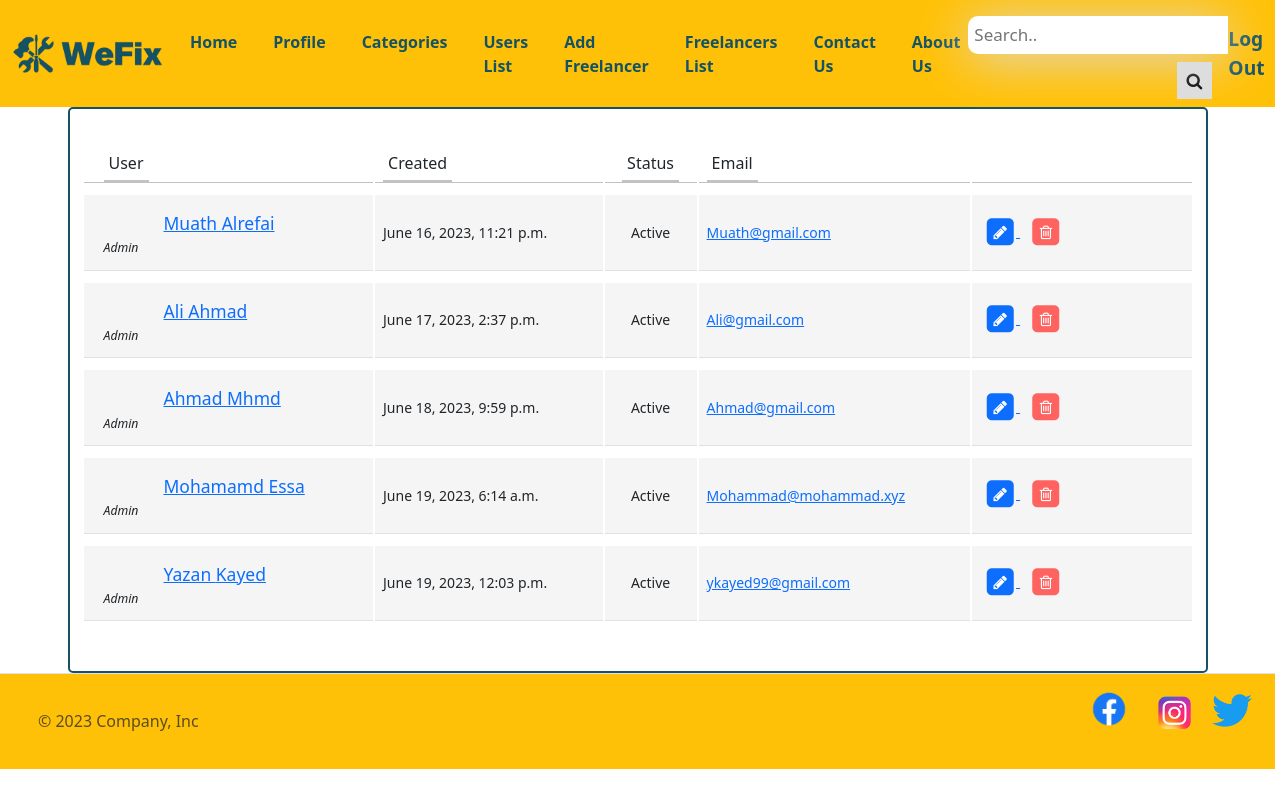
/userslist (signed in), run on an earlier commit of the app's database.
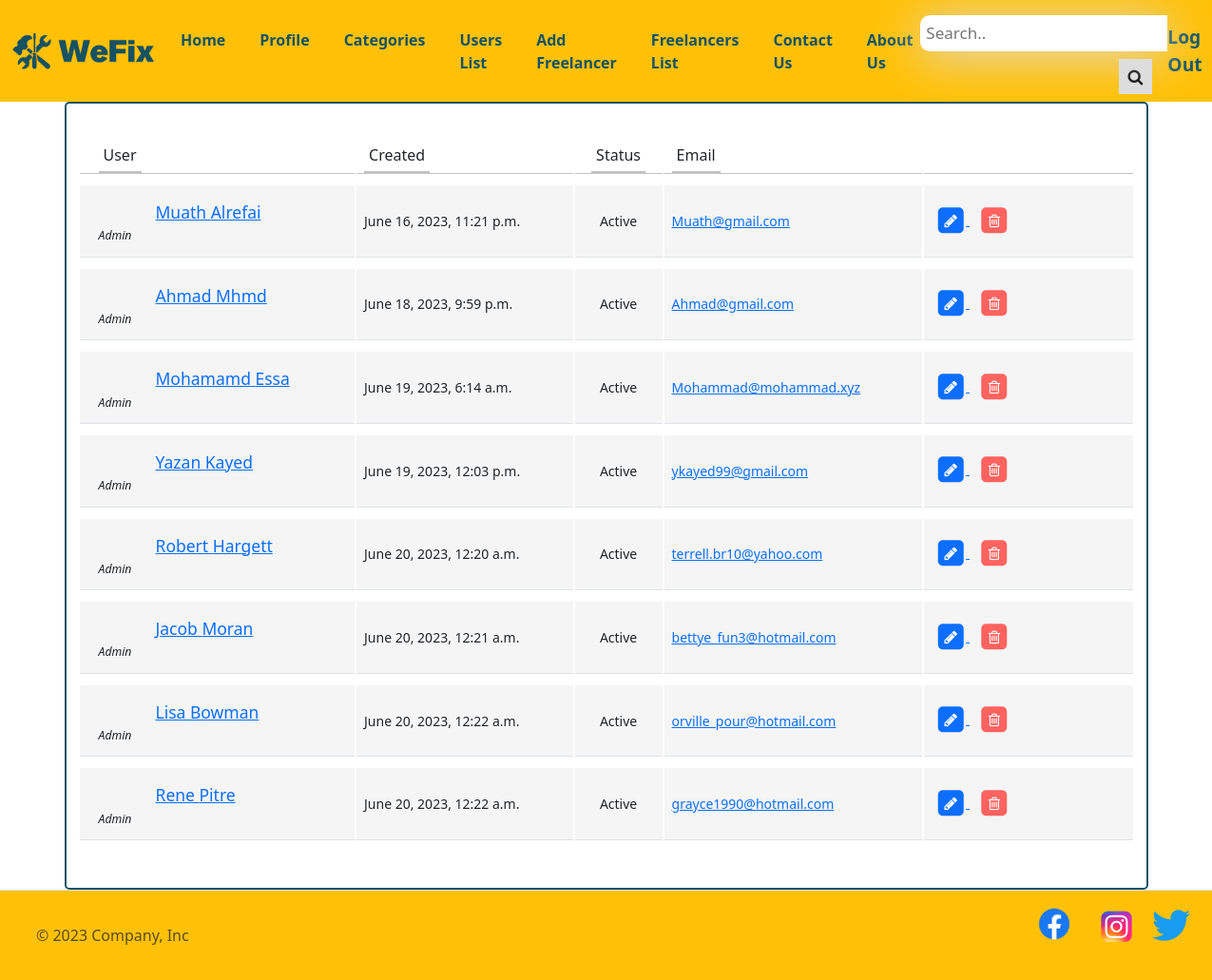
And on a later commit of the database.
### login_app/models.py (models this page shows)
class User(models.Model):
    first_name = models.CharField(max_length=45)
    last_name = models.CharField(max_length=45)
    email= models.CharField(max_length=45)
    password = models.CharField(max_length=45)
    phone_number = models.CharField(max_length=10)
    address = models.CharField(max_length=45 , default=None)
    created_at = models.DateTimeField(auto_now_add=True)
    updated_at = models.DateTimeField(auto_now=True)
    objects = UserManager()

### main_app/views.py (the view)
def show_all_users(request):
    if 'userid' not in request.session:
        return redirect ('/')
    if request.session['userid'] == 1:
        context = {
        "users" : models.show_all_users_models()
    }
        return render (request , "allusers.html" , context)
    else:
        return redirect ('/')

### main_app/models.py (called while the page is built)
def show_all_users_models():
    return User.objects.exclude(id = 1)

### main_app/templates/allusers.html (shortened to what this page needs)
<!doctype html>
<html lang="en">
<head>
  {%load static%}
  <link rel="stylesheet" href="{% static 'css/style.css' %}">
  <link rel="stylesheet" href="https://cdnjs.cloudflare.com/ajax/libs/font-awesome/4.7.0/css/font-awesome.min.css">
  <link href="https://cdn.jsdelivr.net/npm/bootstrap@5.3.0/dist/css/bootstrap.min.css" rel="stylesheet"
>
</head>
<body>
<nav class="navbar navbar-expand-lg bg-warning">
    <div class="container-fluid">
        <a href="/"><img class="logo-img" src="{% static 'img/logo.png' %}" alt="logo"></a>
        <div class="collapse navbar-collapse" id="navbarSupportedContent">
            <ul class="navbar-nav me-auto mb-2 mb-lg-0">
                <li class="nav-item">
                    <a id="nav-link" class="nav-link active" aria-current="page" href="/">Home</a>
                </li>
                <li class="nav-item">
                    <a id="nav-link" class="nav-link active" aria-current="page" href="/profile">Profile</a>
                </li>
                <li class="nav-item">
                    <a id="nav-link" class="nav-link active" aria-current="page" href="/category">Categories</a>
                </li>
                <li class="nav-item">
                    <a id="nav-link" class="nav-link active" aria-current="page" href="/userslist">Users List</a>
                </li>
                <li class="nav-item">
                    <a id="nav-link" class="nav-link active" aria-current="page" href="/registerfreelancer">Add
                        Freelancer</a>
                </li>
                <li class="nav-item">
                    <a id="nav-link" class="nav-link active" aria-current="page" href="/showfreelancer">Freelancers
                        List</a>
                </li>
                <li class="nav-item">
                    <a id="nav-link" class="nav-link active" aria-current="page" href="/contact">Contact Us</a>
                </li>
                <li class="nav-item">
                    <a id="nav-link" class="nav-link active" aria-current="page" href="/#about_US">About Us</a>
                </li>
            </ul>
            <div class="search-container">
                <form id="search-form" action="/action_page.php">
                  <input type="text" id="search-input" placeholder="Search.." name="search">
                  <button type="submit"><i class="fa fa-search"></i></button>
                </form>
              </div>
            {%if request.session.userid%}
            <a href="/logout" class="log-in">Log Out</a>
            {%else%}
            <a href="/log-in" class="log-in">Login</a>
            {%endif%}
        </div>
    </div>
</nav>
<link href="https://maxcdn.bootstrapcdn.com/font-awesome/4.3.0/css/font-awesome.min.css" rel="stylesheet">
<div class="container">
<div class="row">
	<div class="col-lg-12">
		<div class="main-box clearfix">
			<div class="table-responsive">
				<table class="table user-list">
					<thead>
						<tr>
							<th><span>User</span></th>
							<th><span>Created</span></th>
							<th class="text-center"><span>Status</span></th>
							<th><span>Email</span></th>
							<th>&nbsp;</th>
						</tr>
					</thead>
					<tbody>
                        {% for user in users %}
						<tr>
							<td>
								<a href="#" class="user-link">{{user.first_name}} {{user.last_name}} </a>
								<span class="user-subhead">Admin</span>
							</td>
							<td>
								{{user.created_at}}
							</td>
							<td class="text-center">
								<span class="label label-default">Active</span>
							</td>
							<td>
								<a href="#">{{user.email}}</a>
							</td>
							<td style="width: 20%;">
								<a href="/userprofile/{{user.id}}" class="table-link">
									<span class="fa-stack">
										<i class="fa fa-square fa-stack-2x"></i>
										<i class="fa fa-pencil fa-stack-1x fa-inverse"></i>
									</span>
								</a>
								<a href="/admindelete/{{user.id}}" class="table-link danger">
									<span class="fa-stack">
										<i class="fa fa-square fa-stack-2x"></i>
										<i class="fa fa-trash-o fa-stack-1x fa-inverse"></i>
									</span>
								</a>
							</td>
						</tr>
                        {%endfor%}
					</tbody>
				</table>
			</div>
		</div>
	</div>
</div>
</div>
<div class="footer bg-warning">
    <footer class="d-flex flex-wrap justify-content-between align-items-center py-3 my-0 border-top">
        <div class="col-md-4 d-flex align-items-center">
            <a href="/" class="mb-3 me-2 mb-md-0 text-body-secondary text-decoration-none lh-1">
                <svg class="bi" width="30" height="24">
                    <use xlink:href="#bootstrap" />
                </svg>
            </a>
            <span class="mb-3 mb-md-0 text-body-secondary">&copy; 2023 Company, Inc</span>
        </div>
        <ul id="social" class="nav col-md-4 justify-content-end list-unstyled d-flex">
            <li class="ms-3"><a class="text-body-secondary" href="#"><img id="facebook"
                        src="{% static 'img/Facebook-logo.png' %}" alt="facebook-icon"></a></li>
            <li class="ms-3"><a class="text-body-secondary" href="#"> <img class="social-img"
                        src="{% static 'img/Instagram.png' %}" alt="instagram-icon"></a></li>
            <li class="ms-3"><a class="text-body-secondary" href="#"><img class="social-img"
                        src="{% static 'img/twitter.png' %}" alt="facebook-icon"><svg class="bi" width="24" height="24">
                        <use xlink:href="#facebook" />
                    </svg></a></li>
        </ul>
    </footer>
</div>
</body>
</html>

### main_app/static/css/style.css (style rules this page uses)
.logo-img { width: 150px; }
.log-in { text-decoration: none; color: #155263; font-size: larger; font-weight: bold; }
#nav-link { color: #155263; font-weight: bold; margin-left: 20px; }
.social-img { margin-top: 6%; margin-left: 1%; width: 40px; }
#facebook { width: 60px; }
.container { border: 2px solid #155263; border-radius: 5px; padding: 2rem; }
.white-space, .user_info, .user-table, .categories, .contact, .free-details, .list-cat, .footer_position , { height: 100vh; }
.search-container { position: relative; display: inline-block; }
.search-container input[type=text] { padding: 6px; margin-top: 8px; font-size: 17px; border: none; border-top-left-radius: 10px; border-bottom-left-radius: 10px; box-shadow: 0 5px 50px rgb(223, 222, 222); }
.search-container button { float: right; padding: 6px 10px; margin-top: 8px; margin-right: 16px; background: #ddd; font-size: 17px; border: none; cursor: pointer; }
body { font-family: "Baloo 2", cursive; font-size: 16px; color: #ffffff; text-rendering: optimizeLegibility; font-weight: initial; }
a, a:hover { text-decoration: none; transition: color 0.3s ease-in-out; }
body { background-color: #25274d; }
body { margin-top:20px; }
.user-list tbody td .user-link { display: block; font-size: 1.25em; padding-top: 3px; margin-left: 60px; }
.user-list tbody td .user-subhead { font-size: 0.875em; font-style: italic; }
.table { border-collapse: separate; }
.table thead > tr > th { border-bottom: 1px solid #C2C2C2; padding-bottom: 0; }
.table tbody > tr > td { font-size: 0.875em; background: #f5f5f5; border-top: 10px solid #fff; vertical-align: middle; padding: 12px 8px; }
.table tbody > tr > td:first-child, .table thead > tr > th:first-child { padding-left: 20px; }
.table thead > tr > th span { border-bottom: 2px solid #C2C2C2; display: inline-block; padding: 0 5px; padding-bottom: 5px; font-weight: normal; }
.table a.table-link { margin: 0 5px; font-size: 1.125em; }
.table a.table-link.danger { color: #fe635f; }

What changed in the data, as far as the page shows it:
removed User: first_name "Ali", last_name "Ahmad", created_at "June 17, 2023, 2:37 p.m.", email "Ali@gmail.com"
added User: first_name "Robert", last_name "Hargett", created_at "June 20, 2023, 12:20 a.m.", email "terrell.br10@yahoo.com"
added User: first_name "Jacob", last_name "Moran", created_at "June 20, 2023, 12:21 a.m.", email "bettye_fun3@hotmail.com"
added User: first_name "Lisa", last_name "Bowman", created_at "June 20, 2023, 12:22 a.m.", email "orville_pour@hotmail.com"
added User: first_name "Rene", last_name "Pitre", created_at "June 20, 2023, 12:22 a.m.", email "grayce1990@hotmail.com"
